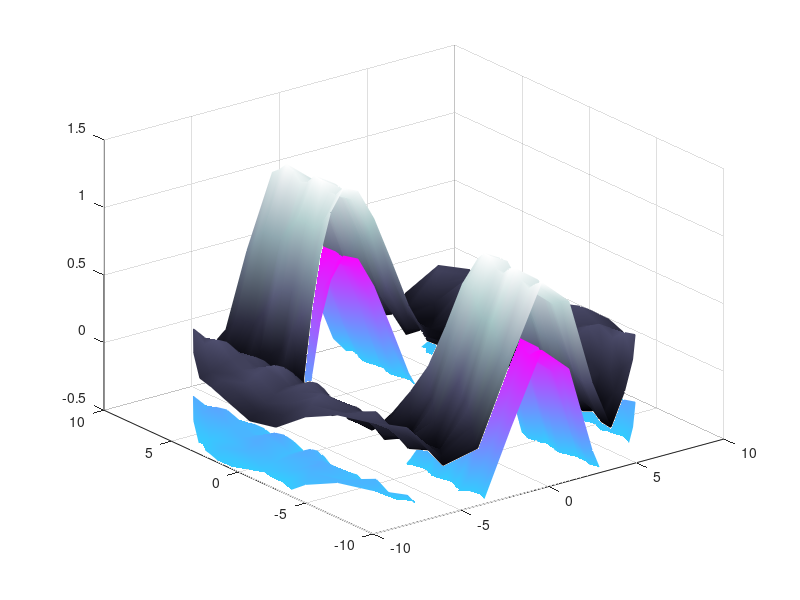

MATLAB code for this plot:
clear,clc,clf
% Create some polar data to work with.
theta = linspace(0,2*pi,40);
rho = [5:.5:10]';
[rho,theta] = meshgrid(rho,theta);

% Map the polar coordinates to Cartesian coordinates.
[X,Y] = pol2cart(theta,rho);
Z = (sin(X)./X) + .05*sin(3*Y);

% Generate a black wire mesh plot.
hm = mesh(X,Y,Z);
set(hm,'FaceColor','none','EdgeColor','none')
hold on
ax = axis;
axis(ax)

% Project Data to the different planes.
h(1) = surf(X,Y,Z); % X-Y Plane Projection
h(2) = surf(X,Y,Z-0.5);   % X-Z Plane Projection
set(h,'FaceColor','interp','EdgeColor','interp')




% Build a colormap that consists of three separate
% colormaps.
cmapX = bone(32);
cmapY = cool(32);
cmap = [cmapX;cmapY];
colormap(cmap)

% Map the CData of each surface plot to a contiguous, 
% nonoverlapping set of data.  Each CData must have
% the same range.
zmin = min(Z(:));
zmax = max(Z(:));

% CDX ranges from 1 to 32.
cdx = min(32,round(31*(Z-zmin)/(zmax-zmin))+1);
% CDY ranges from 33 to 64.
cdy = cdx+32;

% Update the CDatas.
set(h(1),'CData',cdx)
set(h(2),'CData',cdy)

% Change CLim (Color Limits) so that it spans all the CDatas
caxis([min(cdx(:)) max(cdy(:))])